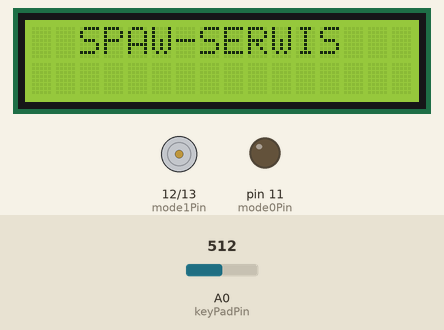
A sketch run on a simulated Arduino Uno, built with avr-gcc and run on an emulated ATmega328P. Parts: 16×2 character LCD, motor-driver pin pairs drawn as motors (green arrow = first pin HIGH = forward, orange = second pin HIGH = backward, longer = more drive), output pins drawn as LEDs (lit = HIGH). The inputs (shaded band) are chosen by the test bench; at power-on: A0 (keyPadPin) = 512. What the sketch prints to the serial monitor is not drawn.

Above: at 4.5 s.
At 6.6 s:
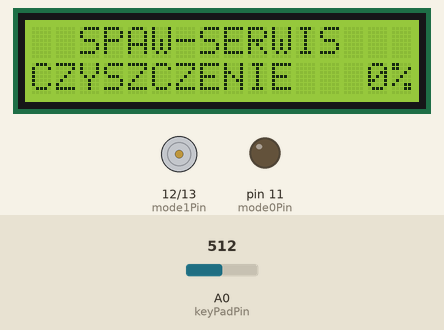
6.7 s: A0 (keyPadPin) set to 336
8.2 s: A0 (keyPadPin) set to 312
At 9.0 s:
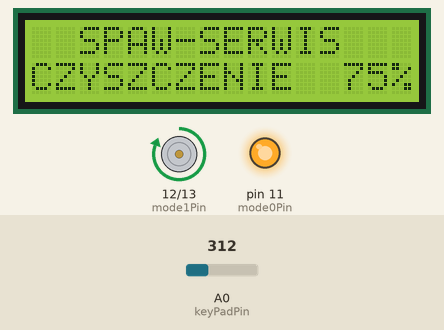
9.7 s: A0 (keyPadPin) set to 184
11.2 s: A0 (keyPadPin) set to 152
At 12.4 s:
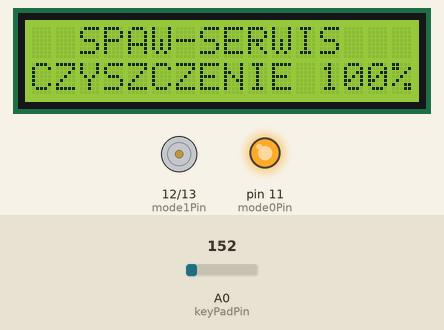
12.7 s: A0 (keyPadPin) set to 55
14.2 s: A0 (keyPadPin) set to 47
Timing chart, 0 to 16.7 s (numbered marks = the images above; inputs shaded):
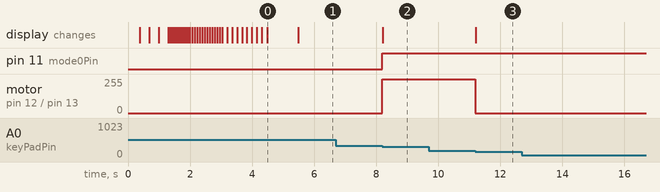

The sketch:

main.ino
```cpp
#include <LiquidCrystal.h>

LiquidCrystal lcd(8,9,4,5,6,7);

const String lSpawserwis  = "  SPAW-SERWIS   ";
//const String lMode0       = "  CZYSZCZENIE   ";
//const String lMode1       = "  POLEROWANIE   ";
//const String lMode2       = "  ZNAKOWANIE    ";
const String lMode0       = "CZYSZCZENIE   0%%";
const String lMode55      = "CZYSZCZENIE  55%%";
const String lMode75      = "CZYSZCZENIE  75%%";
const String lMode100     = "CZYSZCZENIE 100%%";
//const String lWorkReady   = "Gotowy do pracy ";
//const char*  lWork        = " Praca:    %3d%% ";

int resistorPin = A1;
int currentResistorValue = 0;
int lastResistorValue = currentResistorValue;
const int resistorMaxValue = 870;

int keyPadPin = A0;
int currentKeyPad = 0;
int oldKeyPad = currentKeyPad;

// 0 - CZYSZCZENIE
// 1 - POLEROWANIE
// 2 - ZNAKOWANIE
int mode = 0;
int mode0Pin = 11; //numer pinu na Czyszczenie
int mode1Pin = 12; //numer pinu na Polerowanie
int mode2Pin = 13; //numer pinu na Znakowanie

int banerClock = 10000; //co jaki czas (ms) ma się pojawiać baner Spaw-serwis
int banerDuration = 2000; // jak długo (ms) ma się wyświetlać baner

void setup() {
  int start = millis();
  Serial.begin(9600);
  Serial.println("Starting");

  lcd.begin(16, 2);

  pinMode(resistorPin, INPUT);
  pinMode(keyPadPin, INPUT);

  pinMode(mode0Pin, OUTPUT);
  pinMode(mode1Pin, OUTPUT);
  pinMode(mode2Pin, OUTPUT);

  screen0_animate();
  screen0_main();
//  screen1_readyToWork();
  int end = millis();

  Serial.println("Started in " + String(end - start) + " ms");
}

void loop() {
//  handleResistor();
  handleKeyPad();
  handleScreen0();
  handleScreen1();
}

//void handleResistor() {
//  const int tolerance = 10;
//  currentResistorValue = analogRead(resistorPin);
//  if ( abs(lastResistorValue - currentResistorValue) > tolerance ) {
//    lastResistorValue = currentResistorValue;
//    Serial.print("currentResistorValue: ");
//    Serial.println(currentResistorValue);
//    Serial.print("lastResistorValue: ");
//    Serial.println(lastResistorValue);
//  }
//}

void handleScreen0() {
  int currentMillis = millis() % banerClock;
  if ( (currentMillis / (banerClock - banerDuration)) > 0) {
    screen0_main();
    if ( (currentMillis / banerClock) > 0) {
      currentMillis = 0;
    }
  }
  else {
//    if (mode == 0) {
//      screen0_mode0();
//    } else if (mode == 1) {
//      screen0_mode1();
//    } else if (mode == 2) {
//      screen0_mode2();
//    } else {
//      Serial.println("[ERROR] Unsupported mode: " + String(mode) + "; Reseting to 0");
//      mode = 0;
//    }
    handleScreen1();
  }
}

void handleScreen1() {
//  if (mapResistorValueToPercent() == 0) {
//    screen1_readyToWork();
//  } else {
//    screen1_work();
//  }
    if (mode == 0) {
      screen1_mode0();
    } else if (mode == 55) {
      screen1_mode55();
    } else if (mode == 75) {
      screen1_mode75();
    } else if (mode == 100) {
      screen1_mode100();
    } else {
      Serial.println("[ERROR] Unsupported mode: " + String(mode) + "; Reseting to 0");
      mode = 0;
    }
}

void screen0_animate() {
  int delayTime = 20;
  String label = lSpawserwis;
  lcd.clear();
  int i, j;
  for (i = 0; i < 16; i++) {
    char currentChar = label[i];
    for (j = 15; j > i-1; j--) {
      lcd.print(" ");
      lcd.setCursor(j, 0);
      lcd.print(currentChar);
      if (currentChar != ' ') delay(delayTime);
    }
    if ( (i > 5) && (i < 13) && (i % 2 == 0) ) delayTime *= 2;
  }
  screen0_main();
  delay(1000);
}

void screen0_main() {
  lcd.setCursor(0, 0);
  lcd.print(String(lSpawserwis));
}

void screen1_mode100() {
  lcd.setCursor(0, 1);
  lcd.print(String(lMode100));
}
void screen1_mode75() {
  lcd.setCursor(0, 1);
  lcd.print(String(lMode75));
}
void screen1_mode55() {
  lcd.setCursor(0, 1);
  lcd.print(String(lMode55));
}
void screen1_mode0() {
  lcd.setCursor(0, 1);
  lcd.print(String(lMode0));
}

//void screen1_readyToWork() {
//  lcd.setCursor(0, 1);
//  lcd.print(String(lWorkReady));
//}

//void screen1_work() {
//  char buffer[16];
//  sprintf(buffer, lWork, mapResistorValueToPercent());
//  lcd.setCursor(0, 1);
//  lcd.print(buffer);
//}

int mapResistorValueToPercent() {
  int tmp = ((long)currentResistorValue * 100) / resistorMaxValue;
  if (tmp > 100) return 100;
  return tmp;
}

void handleKeyPad() {
  const int tolerance = 10;
  currentKeyPad = analogRead(keyPadPin);
//  Serial.println("[TRACE] currentKeyPad: " + String(currentKeyPad));
  if ( abs(oldKeyPad - currentKeyPad) > tolerance ) {
    oldKeyPad = currentKeyPad;
    if ( currentKeyPad >= 0 && currentKeyPad < 50 ) pressedRight();
    if ( currentKeyPad >= 50 && currentKeyPad < 170 ) pressedUp();
    if ( currentKeyPad >= 170 && currentKeyPad < 330 ) pressedDown();
    if ( currentKeyPad >= 330 && currentKeyPad < 520 ) pressedLeft();
    if ( currentKeyPad >= 520 && currentKeyPad < 800 ) pressedSelect();
    if ( currentKeyPad >= 800 ) idle();
  }
}

void pressedRight() {
  Serial.println("Prawo");
  setMode(55);
}

void pressedUp() {
  Serial.println("Gora");
  setMode(100);
}
void pressedDown() {
  Serial.println("Dol");
  setMode(75);
}
void pressedLeft() {
  Serial.println("Lewo");
}
void pressedSelect() {
  Serial.println("Select / Enter");
}
void idle() {
  Serial.println("Idle");
}

void setMode(int modeTmp) {
  mode = modeTmp;
  if (mode == 100) {
    Serial.println("Set mode: " + String(mode));
    digitalWrite(mode0Pin, HIGH);
    digitalWrite(mode1Pin, LOW);
    digitalWrite(mode2Pin, LOW);
  } else if (mode == 75) {
    Serial.println("Set mode: " + String(mode));
    digitalWrite(mode0Pin, HIGH);
    digitalWrite(mode1Pin, HIGH);
    digitalWrite(mode2Pin, LOW);
  } else if (mode == 55) {
    Serial.println("Set mode: " + String(mode));
    digitalWrite(mode0Pin, HIGH);
    digitalWrite(mode1Pin, HIGH);
    digitalWrite(mode2Pin, HIGH);
  } else {
    Serial.println("[ERROR] Unsupported mode: " + String(mode) + "; Reseting to 0");
    mode = 0;
  }
}
```

Measured:
- the behaviour switches between 330 and 329 on A0 (keyPadPin) (found by bisection; images 1 and 2)
- the behaviour switches between 170 and 169 on A0 (keyPadPin) (found by bisection; images 2 and 3)
- after the input at 6.7 s, every drawn part: stays the same
- after the input at 8.2 s, pin 11 (mode0Pin): LOW → HIGH at once; motor on pin 12 (mode1Pin) / pin 13 (mode2Pin): stopped → forward 255/255 at once; the display: changes at once (image 2)
- after the input at 9.7 s, every drawn part: stays the same
- after the input at 11.2 s, motor on pin 12 (mode1Pin) / pin 13 (mode2Pin): forward 255/255 → stopped at once; the display: changes at once (image 3)
- after the input at 12.7 s, every drawn part: stays the same
- after the input at 14.2 s, every drawn part: stays the same
- what the display in image 0 shows lasts 1.0 s, from 4.5 s to 5.5 s
